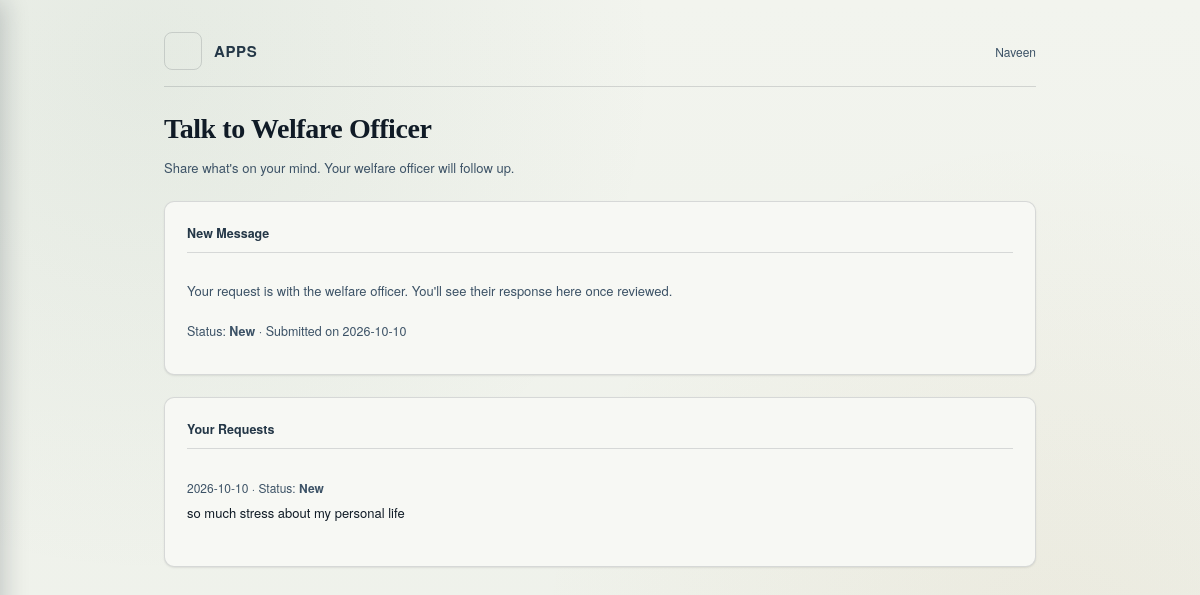
The app's page /talk_to_officer (signed in), older data.
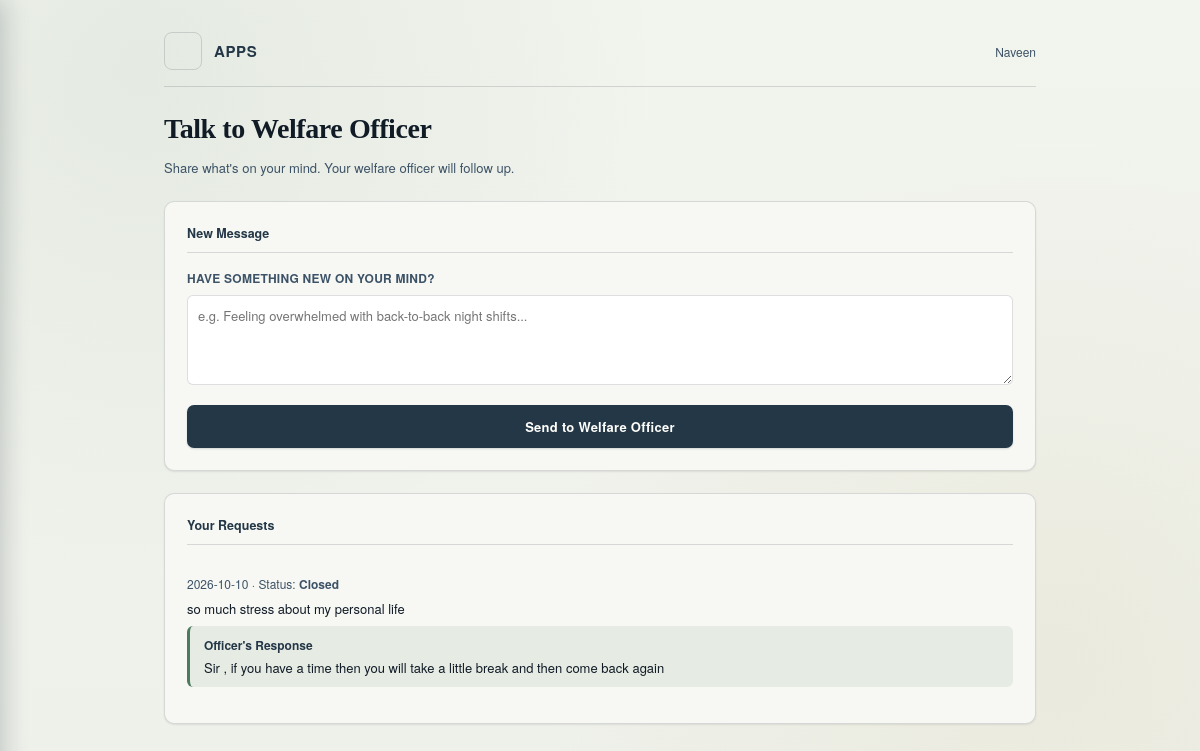
The same page, newer data.
### tables this page shows
CREATE TABLE StressRequests (
    id INTEGER PRIMARY KEY AUTOINCREMENT,
    user_id INTEGER NOT NULL,
    message TEXT NOT NULL,
    status TEXT NOT NULL DEFAULT 'Pending',
    officer_id INTEGER,
    remedy TEXT,
    created_date TEXT NOT NULL,
    resolved_date TEXT, stage TEXT NOT NULL DEFAULT 'New', stage_updated_at TEXT,
    FOREIGN KEY (user_id) REFERENCES Users(id),
    FOREIGN KEY (officer_id) REFERENCES Users(id)
);

### app.py (the view)
@app.route("/talk_to_officer")
@role_required("personnel")
def talk_to_officer():
    uid = session["user_id"]
    conn = get_db()
    requests_list = conn.execute(
        "SELECT * FROM StressRequests WHERE user_id = ? ORDER BY id DESC", (uid,)
    ).fetchall()
    conn.close()
    pending_request = next((r for r in requests_list if r["stage"] not in ("Resolved", "Closed")), None)
    resolved_request = None
    if not pending_request:
        resolved_request = next((r for r in requests_list if r["stage"] in ("Resolved", "Closed")), None)
    return render_template("talk_to_officer.html", requests=requests_list,
   pending_request=pending_request, resolved_request=resolved_request)

### app.py (called while the page is built, shortened)
def get_db():
    conn = sqlite3.connect(DB_PATH)
    conn.row_factory = sqlite3.Row
    return conn

def role_required(*roles):
    def decorator(view):
        @wraps(view)
        def wrapper(*args, **kwargs):
            if "user_id" not in session or session.get("role") not in roles:
                if "officer" in roles and len(roles) == 1:
                    return redirect(url_for("officer_login"))
                elif "admin" in roles and len(roles) == 1:
                    return redirect(url_for("admin_login"))
                return redirect(url_for("login"))
            return view(*args, **kwargs)
        return wrapper
    return decorator

@app.before_request
def block_cross_site_posts():
    if request.method != "POST":
        return
    source = request.headers.get("Origin") or request.headers.get("Referer")
    if source:
        if urlparse(source).netloc != request.host:
            abort(403)

@app.context_processor
def inject_nav_counts():
    return {}

### templates/talk_to_officer.html (shortened to what this page needs)
<!DOCTYPE html>
<html lang="en">
<head>
<link rel="stylesheet" href="{{ url_for('static', filename='style.css') }}">
</head>
<body class="personnel-page">
<div class="wrap">
    {% include "_header.html" %}
  <h2 class="page-title">Talk to Welfare Officer</h2>
  <p class="empty-note" style="margin-bottom:22px;">Share what's on your mind. Your welfare officer will follow up.</p>
  <div class="card" id="talk">
    <h3>New Message</h3>
    {% if pending_request %}
      <div class="empty-note" style="padding:12px 0;">
        Your request is with the welfare officer. You'll see their response here once reviewed.
      </div>
      <p style="font-family:'Helvetica Neue', Arial, sans-serif; font-size:12.5px; color:var(--steel); margin-top:8px;">
        Status: <strong>{{ pending_request.stage or "New" }}</strong> &middot; Submitted on {{ pending_request.created_date }}
      </p>
    {% else %}
      <form method="POST" action="/submit_stress_request">
        <label>{% if resolved_request %}Have something new on your mind?{% else %}Share what's stressing you.{% endif %}</label>
        <textarea name="message" required style="width:100%; min-height:90px; padding:10px; border:1px solid var(--line); border-radius:6px; font-family:'Helvetica Neue', Arial, sans-serif; font-size:13px; margin-bottom:16px; resize:vertical;" placeholder="e.g. Feeling overwhelmed with back-to-back night shifts..."></textarea>
        <button type="submit" class="btn">Send to Welfare Officer</button>
      </form>
    {% endif %}
  </div>
  <div class="card" style="margin-top:22px;">
    <h3>Your Requests</h3>
    {% if requests %}
      {% for r in requests %}
      <div style="padding:14px 0; {% if not loop.last %}border-bottom:1px solid var(--line);{% endif %}">
        <p style="font-family:'Helvetica Neue', Arial, sans-serif; font-size:12px; color:var(--steel); margin:0 0 6px;">
          {{ r.created_date }} &middot; Status: <strong>{{ r.stage or "New" }}</strong>
        </p>
        <p style="font-family:'Helvetica Neue', Arial, sans-serif; font-size:13px; color:var(--ink); margin:0 0 8px;">{{ r.message }}</p>
        {% if r.remedy %}
        <div style="background:rgba(76,122,94,0.1); border-left:3px solid var(--signal-low); padding:10px 14px; border-radius:6px;">
          <p style="font-family:'Helvetica Neue', Arial, sans-serif; font-size:12px; font-weight:600; color:var(--steel-deep); margin:0 0 4px;">Officer's Response</p>
          <p style="font-family:'Helvetica Neue', Arial, sans-serif; font-size:13px; color:var(--ink); margin:0;">{{ r.remedy }}</p>
        </div>
        {% endif %}
      </div>
      {% endfor %}
    {% else %}
      <p class="empty-note">You haven't sent any requests yet.</p>
    {% endif %}
  </div>
</div>
</body>
</html>

Row changes from the older to the newer data that the page shows:
changed StressRequests "so much stress about my personal life": stage "New" → "Closed"; remedy (not shown) → "Sir , if you have a time then you will take a little break and then come back again"; stage "New" → (not shown); created_date "2026-10-10" → (not shown)
Text that changed along with them:
text no longer shown: "Your request is with the welfare officer. You'll see their response here once reviewed. Status: · Submitted on"
text now shown: "HAVE SOMETHING NEW ON YOUR MIND? Send to Welfare Officer"
